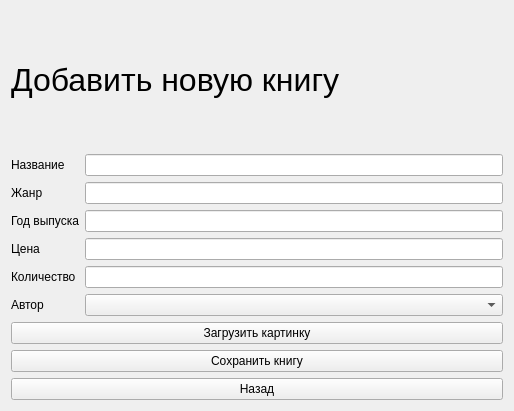
<?xml version="1.0" encoding="UTF-8"?>
<ui version="4.0">
 <class>Form</class>
 <widget class="QWidget" name="Form">
  <property name="geometry">
   <rect>
    <x>0</x>
    <y>0</y>
    <width>514</width>
    <height>411</height>
   </rect>
  </property>
  <property name="windowTitle">
   <string>Добавление книги</string>
  </property>
  <layout class="QGridLayout" name="gridLayout_2">
   <item row="0" column="0">
    <layout class="QGridLayout" name="gridLayout">
     <item row="0" column="0">
      <widget class="QLabel" name="label">
       <property name="styleSheet">
        <string notr="true">font-family: 'Comic Sans MS', Gadget, sans-serif;
font-size: 24pt</string>
       </property>
       <property name="text">
        <string>Добавить новую книгу</string>
       </property>
      </widget>
     </item>
     <item row="1" column="0">
      <layout class="QHBoxLayout" name="horizontalLayout">
       <item>
        <layout class="QVBoxLayout" name="verticalLayout_2">
         <item>
          <widget class="QLabel" name="label_2">
           <property name="styleSheet">
            <string notr="true">font-family: 'Comic Sans MS', Gadget, sans-serif;
</string>
           </property>
           <property name="text">
            <string>Название</string>
           </property>
          </widget>
         </item>
         <item>
          <widget class="QLabel" name="label_3">
           <property name="styleSheet">
            <string notr="true">font-family: 'Comic Sans MS', Gadget, sans-serif;
</string>
           </property>
           <property name="text">
            <string>Жанр</string>
           </property>
          </widget>
         </item>
         <item>
          <widget class="QLabel" name="label_4">
           <property name="styleSheet">
            <string notr="true">font-family: 'Comic Sans MS', Gadget, sans-serif;
</string>
           </property>
           <property name="text">
            <string>Год выпуска</string>
           </property>
          </widget>
         </item>
         <item>
          <widget class="QLabel" name="label_6">
           <property name="styleSheet">
            <string notr="true">font-family: 'Comic Sans MS', Gadget, sans-serif;
</string>
           </property>
           <property name="text">
            <string>Цена</string>
           </property>
          </widget>
         </item>
         <item>
          <widget class="QLabel" name="label_7">
           <property name="styleSheet">
            <string notr="true">font-family: 'Comic Sans MS', Gadget, sans-serif;
</string>
           </property>
           <property name="text">
            <string>Количество</string>
           </property>
          </widget>
         </item>
         <item>
          <widget class="QLabel" name="label_5">
           <property name="styleSheet">
            <string notr="true">font-family: 'Comic Sans MS', Gadget, sans-serif;
</string>
           </property>
           <property name="text">
            <string>Автор</string>
           </property>
          </widget>
         </item>
        </layout>
       </item>
       <item>
        <layout class="QVBoxLayout" name="verticalLayout">
         <item>
          <widget class="QLineEdit" name="newTitle"/>
         </item>
         <item>
          <widget class="QLineEdit" name="newGenre"/>
         </item>
         <item>
          <widget class="QLineEdit" name="newRelease"/>
         </item>
         <item>
          <widget class="QLineEdit" name="newPrice"/>
         </item>
         <item>
          <widget class="QLineEdit" name="newCount"/>
         </item>
         <item>
          <widget class="QComboBox" name="chooseAuthor">
           <property name="styleSheet">
            <string notr="true">font-family: 'Comic Sans MS', Gadget, sans-serif;
</string>
           </property>
          </widget>
         </item>
        </layout>
       </item>
      </layout>
     </item>
     <item row="2" column="0">
      <layout class="QVBoxLayout" name="verticalLayout_3">
       <item>
        <widget class="QPushButton" name="pictureBut">
         <property name="styleSheet">
          <string notr="true">font-family: 'Comic Sans MS', Gadget, sans-serif;
</string>
         </property>
         <property name="text">
          <string>Загрузить картинку</string>
         </property>
        </widget>
       </item>
       <item>
        <widget class="QPushButton" name="saveBut">
         <property name="styleSheet">
          <string notr="true">font-family: 'Comic Sans MS', Gadget, sans-serif;
</string>
         </property>
         <property name="text">
          <string>Сохранить книгу</string>
         </property>
        </widget>
       </item>
       <item>
        <widget class="QPushButton" name="noBut">
         <property name="styleSheet">
          <string notr="true">font-family: 'Comic Sans MS', Gadget, sans-serif;
</string>
         </property>
         <property name="text">
          <string>Назад</string>
         </property>
        </widget>
       </item>
      </layout>
     </item>
    </layout>
   </item>
  </layout>
 </widget>
 <resources/>
 <connections/>
</ui>
